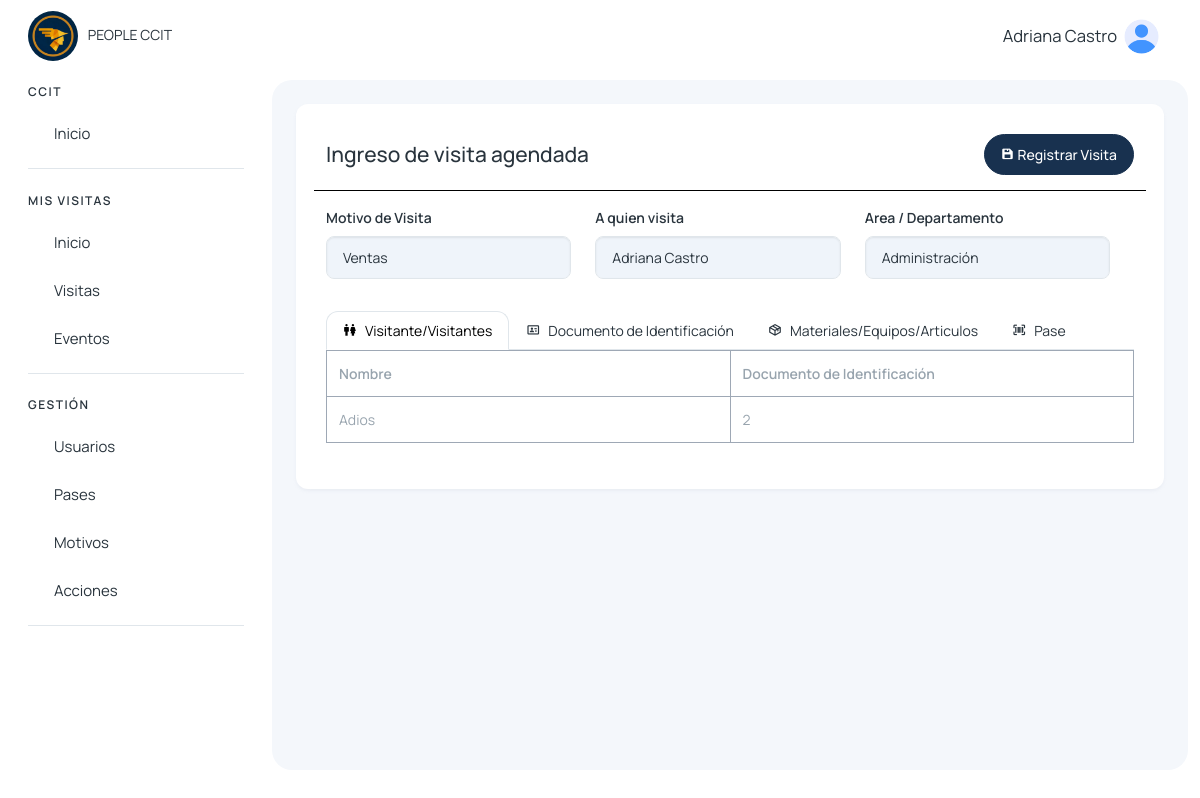
Screenshot of /ingresar_visita_agendada/4/ (signed in) with the database file from the repository.
### visitantes/models.py (models this page shows, shortened)
class Visita(models.Model):
    cod_visita = models.CharField(max_length=50, unique=True)
    visitante = models.CharField(max_length=500)
    motivo = models.TextField()
    accion = models.TextField(null=True, blank=True)
    tipo = models.TextField()
    agendado_presente = models.CharField(max_length=500, null=True, blank=True)
    estado_visitante = models.CharField(max_length=500, null=True, blank=True)
    area_departamento = models.CharField(max_length=255)
    fecha_visita = models.DateField()
    hora_ingreso = models.TimeField()
    hora_salida = models.TimeField(null=True, blank=True)
    persona_visitada = models.ForeignKey(User, on_delete=models.CASCADE, related_name='visitas_recibidas')
    usuario_registro = models.ForeignKey(User, on_delete=models.CASCADE, related_name='visitas_registradas')
    num_pase = models.CharField(max_length=50, null=True, blank=True)
    foto_documento_identificacion = models.ImageField(upload_to='visitantes/', blank=True, null=True)
    created_at = models.DateTimeField(auto_now_add=True)
    updated_at = models.DateTimeField(auto_now=True)

class VisitanesVisita(models.Model):
    cod_visita = models.CharField(max_length=50)
    nombre = models.CharField(max_length=255)
    documento_identificacion = models.CharField(max_length=50)
    created_at = models.DateTimeField(auto_now_add=True)
    updated_at = models.DateTimeField(auto_now=True)

### visitantes/views.py (the view)
# urls.py: path('ingresar_visita_agendada/<int:id>/', views.ingresar_visita_agendada, name='ingresar_visita_agendada'),
@login_required
def ingresar_visita_agendada(request,id):
    visita = Visita.objects.get(id=id)
    visitantes_visita = VisitanesVisita.objects.filter(cod_visita=visita.cod_visita)
    motivos = MotivoVisita.objects.filter(estado='activo')
    acciones = AccionVisita.objects.filter(estado='activo')
    colaboradores = Colaborador.objects.filter(estado='activo')
    areasdeptos = AreaDepto.objects.filter(estado='activo')
    pases = PaseAcceso.objects.filter(Q(estado='activo') & Q(estado_pase='Disponible'))
    return render(request, 'visitantes/recepcion/formularios/ingresar_visita_agendada.html', {
        'motivos': motivos,
        'acciones': acciones,
        'colaboradores': colaboradores,
        'areasdeptos': areasdeptos,
        'pases': pases,
        'visita': visita,
        'visitantes_visita': visitantes_visita,
    })

### usuarios/templatetags/menu_tags.py (called while the page is built)
@register.simple_tag(takes_context=True)
def active(context, *url_names):
    request = context.get('request')
    if not request:
        return ''
    current_url = request.resolver_match.url_name
    if current_url in url_names:
        return 'active'
    return ''

### visitantes/context_processors.py (called while the page is built)
def grupos_usuario(request):
    if request.user.is_authenticated:
        grupos = request.user.groups.all()
        usuarios = User.objects.filter(is_active=True)  # Solo usuarios activos
    else:
        grupos = []
        usuarios = []
    return {
        'user_grupos': grupos,
        'users': usuarios,
    }

### templates/visitantes/recepcion/formularios/ingresar_visita_agendada.html (shortened to what this page needs)
{% extends 'layout/layout.html' %}
{% block content %}
{% load static %}
<div>
    <div class="mb-3 row d-flex" style="border-bottom: 1px solid #000; padding-bottom: 15px;" data-aos="zoom-in">
        <div class="col" style="display: flex; flex-direction: column; justify-content: flex-end;">
            <h4>Ingreso de visita agendada </h4>
        </div>
        <div class="col d-flex justify-content-end align-items-center">
            <button type="submit" form="formNewVisita" class="btn btn-primary col-auto">
                <i class='bx bxs-save'></i> Registrar Visita
            </button>
        </div>
    </div>
    <form id="formNewVisita" method="post" action="{% url 'guardar_ingresar_visita_agendada' %}" enctype="multipart/form-data" data-aos="zoom-in">
        <div class="mb-3 row">
            <div class="mb-3 row">
                <div class="col-12 col-md-4">
                    <label class="form-label">Motivo de Visita</label>
                    <input type="text" class="form-control" name="motivo" value="{{visita.motivo}}" disabled>
                </div>
                <div class="col-12 col-md-4">
                    <label class="form-label">A quien visita</label>
                    <input type="text" class="form-control" value="{{visita.persona_visitada.first_name}} {{visita.persona_visitada.last_name}}" disabled>
                </div>
                <div class="col-12 col-md-4">
                    <label class="form-label">Area / Departamento</label>
                    <input type="text" class="form-control" name="area_departamento" value="{{visita.area_departamento}}" disabled>
                </div>
            </div>
        </div>
        <ul class="nav nav-tabs" role="tablist">
            <li class="nav-item">
                <a class="nav-link d-flex active" data-bs-toggle="tab" href="#v_agendada" role="tab">
                    <span><i class='bx bx-male-female'></i></span>
                    <span class="d-none d-md-block ms-2">Visitante/Visitantes</span>
                </a>
            </li>
            <li class="nav-item">
                <a class="nav-link d-flex" data-bs-toggle="tab" href="#v_dentro" role="tab">
                    <span><i class='bx bx-id-card'></i></span>
                    <span class="d-none d-md-block ms-2">Documento de Identificación</span>
                </a>
            </li>
            <li class="nav-item">
                <a class="nav-link d-flex" data-bs-toggle="tab" href="#eventos_capacitaciones" role="tab">
                    <span><i class='bx bx-package'></i></span>
                    <span class="d-none d-md-block ms-2">Materiales/Equipos/Articulos</span>
                </a>
            </li>
            <li class="nav-item">
                <a class="nav-link d-flex" data-bs-toggle="tab" href="#lista_negra" role="tab">
                    <span><i class='bx bx-barcode-reader'></i></span>
                    <span class="d-none d-md-block ms-2">Pase</span>
                </a>
            </li>
        </ul>
        <div class="tab-content">
            <div class="tab-pane active" id="v_agendada" role="tabpanel">
                <table class="table table-bordered table-hover table-sm" id="tabla-asistencia">
                    <thead class="thead-dark">
                        <tr>
                            <th>Nombre</th>
                            <th>Documento de Identificación</th>
                        </tr>
                    </thead>
                    <tbody id="tabla-asistencia-body">
                        {% if visitantes_visita %}
                            {% for visitante in visitantes_visita %}
                                <tr data-visitante-id="{{ visitante.id }}">
                                    <td contenteditable="False" class="nuevo-nombre col-6" placeholder="Nombre...">{{ visitante.nombre }}</td>
                                    <td contenteditable="true" class="nuevo-documento col-6" placeholder="Documento...">{{ visitante.documento_identificacion }}</td>
                                </tr>
                            {% endfor %}
                        {% else %}
                            <tr>
                                <td contenteditable="true" class="nuevo-nombre col-6" placeholder="Nombre..."></td>
                                <td contenteditable="true" class="nuevo-documento col-6" placeholder="Documento..."></td>
                            </tr>
                        {% endif %}
                    </tbody>
                </table>
            </div>
        </div>
    </form>
</div>
{% endblock %}

### templates/layout/layout.html (shortened to what this page needs)
{% load static %}
{% load menu_tags %}
<!DOCTYPE html>
<html lang="en">
<head>
    <link href='https://unpkg.com/boxicons@2.1.4/css/boxicons.min.css' rel='stylesheet'>
    <link href="https://unpkg.com/aos@2.3.1/dist/aos.css" rel="stylesheet">
    <link rel="stylesheet" href="https://cdn.jsdelivr.net/npm/sweetalert2@11.4.4/dist/sweetalert2.min.css">
    <link rel="stylesheet" href="{% static '/assets/css/styles.min.css' %}" />
</head>
<body>
  <div class="page-wrapper" id="main-wrapper" data-layout="vertical" data-navbarbg="skin6" data-sidebartype="full"
  data-sidebar-position="fixed" data-header-position="fixed">
    <aside class="left-sidebar">
        <div>
            <div class="brand-logo d-flex align-items-center justify-content-between">
                <a href="{% url 'home' %}" class="text-nowrap logo-img">
                    <img class="rounded-circle" width="50" src="{% static '/img/logo.png' %}" alt="logo" style="margin-right: 7px" />
                    PEOPLE CCIT
                </a>
            </div>
            <nav class="sidebar-nav scroll-sidebar" data-simplebar="">
                <ul id="sidebarnav">
                    <li class="nav-small-cap">
                        <span class="hide-menu">CCIT</span>
                    </li>
                    <li class="sidebar-item">
                        <a class="sidebar-link" href="{% url 'home' %}" aria-expanded="false">
                            <span class="hide-menu">Inicio</span>
                        </a>
                    </li>
                    {% for grupo in user_grupos %}
                        {% if grupo.name == "visitas_colaborador_group" or grupo.name == 'visitas_it_group' or grupo.name == "super_admin" %}
                            <li class="nav-small-cap">
                                <span class="hide-menu">MIS VISITAS</span>
                            </li>
                            <li class="sidebar-item">
                                <a class="sidebar-link {% active 'colaboradores_home' 'buscar_inicio_colaborador' %}" href="{% url 'colaboradores_home' %}" aria-expanded="false">
                                    <span class="hide-menu">Inicio</span>
                                </a>
                            </li>
                            <li class="sidebar-item">
                                <a class="sidebar-link {% active 'visitas_colaborador' 'buscar_visitas_colaborador' 'colaboradores-nueva-visita' 'salida_mea_visita' 'detalle_visita_agendada' 'detalle_visita_dentro' 'nueva-visita-agendada' 'editar_visita_agendada' %}" href="{% url 'visitas_colaborador' %}" aria-expanded="false">
                                    <span class="hide-menu">Visitas</span>
                                </a>
                            </li>
                            <li class="sidebar-item">
                                <a class="sidebar-link {% active 'eventos_capacitaciones_colaborador' 'buscar_eventos_colaborador' 'nuevo_evento' 'actualizar_participante' 'detalles_evento_visitas' 'detalles_evento' %}" href="{% url 'eventos_capacitaciones_colaborador' %}" aria-expanded="false">
                                    <span class="hide-menu">Eventos</span>
                                </a>
                            </li>
                        {% endif %}
                    {% endfor %}
                    {% for grupo in user_grupos %}
                        {% if grupo.name == "visitas_it_group" or grupo.name == "super_admin" %}
                            <li class="nav-small-cap">
                                <span class="hide-menu">GESTIÓN</span>
                            </li>
                            <li class="sidebar-item">
                                <a class="sidebar-link {% active 'user_list' 'buscar_user' 'edit_user' 'delete_user' 'reset_user_password' 'create_user' 'cambiar_estado_usuario' 'reset_password' 'change_password_reset' %}" href="{% url 'user_list' %}" aria-expanded="false">
                                    <span class="hide-menu">Usuarios</span>
                                </a>
                            </li>
                            <li class="sidebar-item">
                                <a class="sidebar-link {% active 'pases' 'buscar_pase' 'crear_pase' 'editar_pase' %}" href="{% url 'pases' %}" aria-expanded="false">
                                    <span class="hide-menu">Pases</span>
                                </a>
                            </li>
                            <li class="sidebar-item">
                                <a class="sidebar-link {% active 'motivos' %}" href="{% url 'motivos' %}" aria-expanded="false">
                                    <span class="hide-menu">Motivos</span>
                                </a>
                            </li>
                            <li class="sidebar-item">
                                <a class="sidebar-link {% active 'acciones' %}" href="{% url 'acciones' %}" aria-expanded="false">
                                    <span class="hide-menu">Acciones</span>
                                </a>
                            </li>
                        {% endif %}
                    {% endfor %}
                </ul>
            </nav>
        </div>
    </aside>
  <div class="body-wrapper">
    <header class="app-header">
        <nav class="navbar navbar-expand-lg navbar-light">
            <div class="navbar-collapse justify-content-end px-0" id="navbarNav">
                <ul class="navbar-nav flex-row ms-auto align-items-center justify-content-end">
                    <li class="nav-item dropdown">
                        <a class="nav-link " href="javascript:void(0)" id="drop2" data-bs-toggle="dropdown"
                            aria-expanded="false">
                            <small style="font-size: smaller; margin-right: 7px;">
                                {{request.user.first_name}} {{request.user.last_name}}
                            </small>
                            <img src="{% static '/img/home/user.png' %}" alt="" width="35" height="35" class="rounded-circle">
                        </a>
                    </li>
                </ul>
            </div>
        </nav>
    </header>
            <div class="body-wrapper-inner">
                <div class="container-fluid">
                    <div class="card">
                        <div class="card-body">
                            {% block content %} {% endblock %}
                        </div>
                    </div>
                </div>
            </div>
        </div>
    </div>
</body>
</html>

### templates/layout/layout.html (style rules this page uses)
tr { border-color: #18314f6b; }
.btn { border-radius: 25px; }
.body-wrapper .container-fluid { max-width: 1500px; }

### rows the page displays
Visita: motivo "Ventas", persona_visitada.first_name "Adriana Castro", area_departamento "Administración"
VisitanesVisita: nombre "Adios", documento_identificacion "2"

### other values shown
{{ request.user.first_name }} "Adriana"
{{ request.user.last_name }} "Castro"
